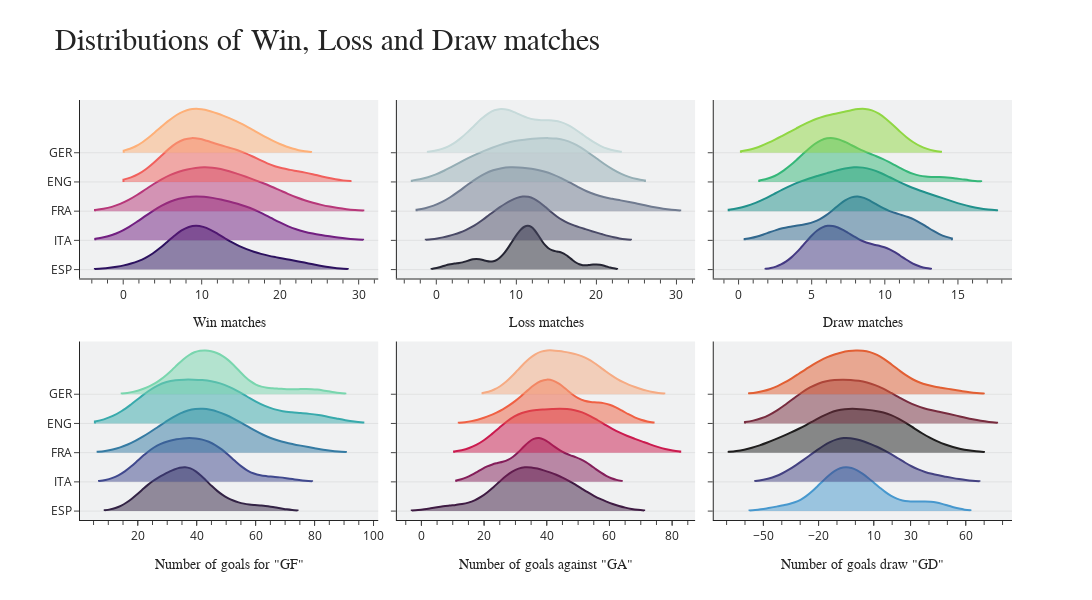

The notebook cell this image was saved under:
### Code cell
fig = make_subplots(rows=2, cols=3, shared_yaxes=True, horizontal_spacing=0.02)
for c, i in zip(countries, color):
    fig.append_trace(go.Violin(x=list(dist[dist["Country"]==c]["W"]), 
                        line_color=i,
                       name=c,
                        ), row=1, col=1)
for c, i in zip(countries, color1):
    fig.append_trace(go.Violin(x=list(dist[dist["Country"]==c]["L"]), 
                        line_color=i,
                       name=c,
                        ), row=1, col=2)
for c, i in zip(countries, color2):
    fig.append_trace(go.Violin(x=list(dist[dist["Country"]==c]["D"]), 
                        line_color=i,
                       name=c,
                        ), row=1, col=3)
for c, i in zip(countries, color3):
    fig.append_trace(go.Violin(x=list(dist[dist["Country"]==c]["GF"]),
                              line_color=i,
                              name=c), row=2, col=1)
for c, i in zip(countries, color4):
    fig.append_trace(go.Violin(x=list(dist[dist["Country"]==c]["GA"]),
                              line_color=i,
                              name=c), row=2, col=2)
for c, i in zip(countries, color5):
    fig.append_trace(go.Violin(x=list(dist[dist["Country"]==c]["GD"]),
                              line_color=i,
                              name=c), row=2, col=3)
fig.update_traces(orientation='h', side='positive', points=False, width=3)

fig.update_layout(
    height=600,
    width=1200,
    template='simple_white', 
    showlegend=False,
    xaxis1=dict(title='Win matches', titlefont_size=14, titlefont_family='Arial', 
                minor=dict(nticks=5, showgrid=False, ticklen=4, tickmode='auto')),
    xaxis2=dict(title="Loss matches", titlefont_size=14, titlefont_family='Arial',
               minor=dict(nticks=5, showgrid=False, ticklen=4, tickmode='auto')),
    xaxis3=dict(title='Draw matches', titlefont_size=14, titlefont_family='Arial',
               minor=dict(nticks=5, showgrid=False, ticklen=4, tickmode='auto')),
    xaxis4=dict(title='Number of goals for "GF"', titlefont_size=14, titlefont_family='Arial',
                tickvals=[0, 20, 40, 60, 80, 100],
                minor=dict(showgrid=False, ticklen=4)),
    xaxis5=dict(title='Number of goals against "GA"', titlefont_size=14, titlefont_family='Arial', 
                tickvals=[i*20 for i in range(6)],
               minor=dict(nticks=5, showgrid=False, ticklen=4)),
    xaxis6=dict(title='Number of goals draw "GD"', titlefont_size=14, titlefont_family='Arial',
                tickvals=[-80, -50, -20, 10, 30, 60, 90],
               minor=dict(showgrid=False, ticklen=4)),
    title=dict(text='Distributions of Win, Loss and Draw matches', font_size=30, font_family='Impact'),
    yaxis=dict(showgrid=True),
    yaxis1=dict(showgrid=True, gridcolor='grey', gridwidth=0.15),
    yaxis2=dict(showgrid=True, gridcolor='grey', gridwidth=0.15),
    yaxis3=dict(showgrid=True, gridcolor='grey', gridwidth=0.15),
    yaxis4=dict(showgrid=True, gridcolor='grey', gridwidth=0.15),
    yaxis5=dict(showgrid=True, gridcolor='grey', gridwidth=0.15),
    yaxis6=dict(showgrid=True, gridcolor='grey', gridwidth=0.15), 
    plot_bgcolor = get_color('light:b', len(countries))[0], 
    #paper_bgcolor = 'yellow'
)
#fig.show()

### Figure 1 — Plotly figure (JSON) as saved in the notebook; plotly's stock layout.template omitted (floating-point values rounded to 4 significant figures)
{"data": [{"line": {"color": "#2c115f"}, "name": "ESP", "orientation": "h", "points": false, "side": "positive", "type": "violin", "width": 3, "x": [23, 20, 18, 16, 14, 14, 13, 11, 10, 10, 10, 9, 9, 10, 7, 7, 8, 7, 6, 2], "xaxis": "x", "yaxis": "y"}, {"line": {"color": "#721f81"}, "name": "ITA", "orientation": "h", "points": false, "side": "positive", "type": "violin", "width": 3, "x": [24, 18, 18, 17, 15, 16, 14, 12, 11, 11, 9, 11, 10, 7, 7, 6, 5, 6, 3, 3], "xaxis": "x", "yaxis": "y"}, {"line": {"color": "#b73779"}, "name": "FRA", "orientation": "h", "points": false, "side": "positive", "type": "violin", "width": 3, "x": [24, 19, 19, 18, 16, 16, 14, 11, 11, 12, 12, 11, 11, 8, 6, 7, 6, 4, 6, 3], "xaxis": "x", "yaxis": "y"}, {"line": {"color": "#f1605d"}, "name": "ENG", "orientation": "h", "points": false, "side": "positive", "type": "violin", "width": 3, "x": [23, 22, 18, 15, 16, 14, 14, 15, 13, 10, 10, 9, 9, 9, 8, 7, 8, 6, 6, 6], "xaxis": "x", "yaxis": "y"}, {"line": {"color": "#feb078"}, "name": "GER", "orientation": "h", "points": false, "side": "positive", "type": "violin", "width": 3, "x": [19, 17, 15, 15, 14, 13, 12, 11, 11, 9, 8, 10, 8, 8, 8, 5, 5, 5], "xaxis": "x", "yaxis": "y"}, {"line": {"color": "#252533"}, "name": "ESP", "orientation": "h", "points": false, "side": "positive", "type": "violin", "width": 3, "x": [2, 5, 5, 8, 10, 10, 10, 11, 10, 12, 12, 12, 12, 15, 12, 12, 16, 16, 14, 20], "xaxis": "x2", "yaxis": "y2"}, {"line": {"color": "#4a4a67"}, "name": "ITA", "orientation": "h", "points": false, "side": "positive", "type": "violin", "width": 3, "x": [3, 6, 7, 8, 7, 11, 9, 11, 10, 11, 9, 13, 12, 12, 12, 14, 14, 17, 17, 20], "xaxis": "x2", "yaxis": "y2"}, {"line": {"color": "#707b90"}, "name": "FRA", "orientation": "h", "points": false, "side": "positive", "type": "violin", "width": 3, "x": [5, 4, 5, 7, 8, 10, 9, 6, 8, 10, 12, 15, 16, 15, 12, 14, 14, 18, 22, 24], "xaxis": "x2", "yaxis": "y2"}, {"line": {"color": "#95aeb5"}, "name": "ENG", "orientation": "h", "points": false, "side": "positive", "type": "violin", "width": 3, "x": [3, 4, 7, 4, 10, 8, 9, 11, 12, 8, 12, 13, 16, 16, 15, 17, 20, 16, 17, 20], "xaxis": "x2", "yaxis": "y2"}, {"line": {"color": "#c6dada"}, "name": "GER", "orientation": "h", "points": false, "side": "positive", "type": "violin", "width": 3, "x": [7, 4, 6, 7, 6, 10, 8, 8, 9, 10, 10, 14, 15, 16, 18, 14, 14, 17], "xaxis": "x2", "yaxis": "y2"}, {"line": {"color": "#443983"}, "name": "ESP", "orientation": "h", "points": false, "side": "positive", "type": "violin", "width": 3, "x": [4, 5, 6, 6, 5, 6, 7, 8, 10, 7, 8, 8, 9, 5, 10, 11, 6, 6, 10, 7], "xaxis": "x3", "yaxis": "y3"}, {"line": {"color": "#31688e"}, "name": "ITA", "orientation": "h", "points": false, "side": "positive", "type": "violin", "width": 3, "x": [3, 7, 5, 5, 8, 3, 7, 8, 9, 9, 12, 7, 8, 11, 12, 10, 12, 8, 10, 8], "xaxis": "x3", "yaxis": "y3"}, {"line": {"color": "#21918c"}, "name": "FRA", "orientation": "h", "points": false, "side": "positive", "type": "violin", "width": 3, "x": [3, 9, 7, 7, 8, 5, 8, 14, 12, 9, 7, 5, 4, 9, 13, 10, 11, 9, 3, 5], "xaxis": "x3", "yaxis": "y3"}, {"line": {"color": "#35b779"}, "name": "ENG", "orientation": "h", "points": false, "side": "positive", "type": "violin", "width": 3, "x": [6, 4, 5, 11, 5, 7, 8, 6, 6, 14, 9, 10, 7, 6, 7, 8, 4, 10, 9, 6], "xaxis": "x3", "yaxis": "y3"}, {"line": {"color": "#90d743"}, "name": "GER", "orientation": "h", "points": false, "side": "positive", "type": "violin", "width": 3, "x": [3, 8, 7, 6, 8, 5, 9, 10, 9, 9, 11, 5, 6, 5, 3, 10, 9, 7], "xaxis": "x3", "yaxis": "y3"}, {"line": {"color": "#332345"}, "name": "ESP", "orientation": "h", "points": false, "side": "positive", "type": "violin", "width": 3, "x": [53, 63, 47, 39, 38, 39, 42, 28, 36, 26, 44, 35, 36, 26, 27, 23, 36, 30, 35, 20], "xaxis": "x4", "yaxis": "y4"}, {"line": {"color": "#40498e"}, "name": "ITA", "orientation": "h", "points": false, "side": "positive", "type": "violin", "width": 3, "x": [66, 49, 47, 42, 49, 48, 48, 40, 35, 32, 39, 38, 35, 25, 37, 26, 26, 26, 27, 20], "xaxis": "x4", "yaxis": "y4"}, {"line": {"color": "#357ba3"}, "name": "FRA", "orientation": "h", "points": false, "side": "positive", "type": "violin", "width": 3, "x": [75, 54, 57, 66, 57, 51, 49, 40, 38, 43, 33, 47, 47, 30, 33, 35, 41, 39, 22, 25], "xaxis": "x4", "yaxis": "y4"}, {"line": {"color": "#38aaac"}, "name": "ENG", "orientation": "h", "points": false, "side": "positive", "type": "violin", "width": 3, "x": [77, 78, 46, 48, 57, 54, 59, 45, 44, 48, 30, 31, 27, 31, 29, 41, 43, 24, 26, 27], "xaxis": "x4", "yaxis": "y4"}, {"line": {"color": "#79d6ae"}, "name": "GER", "orientation": "h", "points": false, "side": "positive", "type": "violin", "width": 3, "x": [66, 79, 43, 53, 41, 51, 49, 51, 49, 43, 40, 47, 38, 39, 32, 36, 26, 35], "xaxis": "x4", "yaxis": "y4"}, {"line": {"color": "#3f1b43"}, "name": "ESP", "orientation": "h", "points": false, "side": "positive", "type": "violin", "width": 3, "x": [9, 24, 21, 29, 28, 33, 30, 32, 36, 30, 43, 44, 42, 48, 36, 42, 52, 36, 49, 59], "xaxis": "x5", "yaxis": "y5"}, {"line": {"color": "#841e5a"}, "name": "ITA", "orientation": "h", "points": false, "side": "positive", "type": "violin", "width": 3, "x": [21, 21, 25, 26, 37, 34, 35, 39, 33, 36, 39, 46, 41, 37, 50, 36, 49, 44, 54, 52], "xaxis": "x5", "yaxis": "y5"}, {"line": {"color": "#cb1b4f"}, "name": "FRA", "orientation": "h", "points": false, "side": "positive", "type": "violin", "width": 3, "x": [31, 25, 30, 46, 40, 33, 34, 32, 29, 43, 42, 54, 52, 53, 44, 48, 53, 67, 58, 68], "xaxis": "x5", "yaxis": "y5"}, {"line": {"color": "#f06043"}, "name": "ENG", "orientation": "h", "points": false, "side": "positive", "type": "violin", "width": 3, "x": [34, 28, 37, 24, 45, 37, 38, 41, 42, 43, 33, 40, 44, 59, 41, 62, 56, 46, 59, 56], "xaxis": "x5", "yaxis": "y5"}, {"line": {"color": "#f6ab83"}, "name": "GER", "orientation": "h", "points": false, "side": "positive", "type": "violin", "width": 3, "x": [39, 33, 31, 35, 37, 41, 40, 37, 45, 45, 47, 56, 54, 50, 66, 51, 52, 59], "xaxis": "x5", "yaxis": "y5"}, {"line": {"color": "#4798ce"}, "name": "ESP", "orientation": "h", "points": false, "side": "positive", "type": "violin", "width": 3, "x": [44, 39, 26, 10, 10, 6, 12, -4, 0, -4, 1, -9, -6, -22, -9, -19, -16, -6, -14, -39], "xaxis": "x6", "yaxis": "y6"}, {"line": {"color": "#444282"}, "name": "ITA", "orientation": "h", "points": false, "side": "positive", "type": "violin", "width": 3, "x": [45, 28, 22, 16, 12, 14, 13, 1, 2, -4, 0, -8, -6, -12, -13, -10, -23, -18, -27, -32], "xaxis": "x6", "yaxis": "y6"}, {"line": {"color": "#1f1e1e"}, "name": "FRA", "orientation": "h", "points": false, "side": "positive", "type": "violin", "width": 3, "x": [44, 29, 27, 20, 17, 18, 15, 8, 9, 0, -9, -7, -5, -23, -11, -13, -12, -28, -36, -43], "xaxis": "x6", "yaxis": "y6"}, {"line": {"color": "#782c3f"}, "name": "ENG", "orientation": "h", "points": false, "side": "positive", "type": "violin", "width": 3, "x": [43, 50, 9, 24, 12, 17, 21, 4, 2, 5, -3, -9, -17, -28, -12, -21, -13, -22, -33, -29], "xaxis": "x6", "yaxis": "y6"}, {"line": {"color": "#e25f33"}, "name": "GER", "orientation": "h", "points": false, "side": "positive", "type": "violin", "width": 3, "x": [27, 46, 12, 18, 4, 10, 9, 14, 4, -2, -7, -9, -16, -11, -34, -15, -26, -24], "xaxis": "x6", "yaxis": "y6"}], "layout": {"height": 600, "plot_bgcolor": "#f0f1f2", "showlegend": false, "title": {"font": {"family": "Impact", "size": 30}, "text": "Distributions of Win, Loss and Draw matches"}, "width": 1200, "xaxis": {"anchor": "y", "domain": [0, 0.32], "minor": {"nticks": 5, "showgrid": false, "ticklen": 4, "tickmode": "auto"}, "title": {"font": {"family": "Arial", "size": 14}, "text": "Win matches"}}, "xaxis2": {"anchor": "y2", "domain": [0.34, 0.66], "minor": {"nticks": 5, "showgrid": false, "ticklen": 4, "tickmode": "auto"}, "title": {"font": {"family": "Arial", "size": 14}, "text": "Loss matches"}}, "xaxis3": {"anchor": "y3", "domain": [0.68, 1], "minor": {"nticks": 5, "showgrid": false, "ticklen": 4, "tickmode": "auto"}, "title": {"font": {"family": "Arial", "size": 14}, "text": "Draw matches"}}, "xaxis4": {"anchor": "y4", "domain": [0, 0.32], "minor": {"showgrid": false, "ticklen": 4}, "tickvals": [0, 20, 40, 60, 80, 100], "title": {"font": {"family": "Arial", "size": 14}, "text": "Number of goals for \"GF\""}}, "xaxis5": {"anchor": "y5", "domain": [0.34, 0.66], "minor": {"nticks": 5, "showgrid": false, "ticklen": 4}, "tickvals": [0, 20, 40, 60, 80, 100], "title": {"font": {"family": "Arial", "size": 14}, "text": "Number of goals against \"GA\""}}, "xaxis6": {"anchor": "y6", "domain": [0.68, 1], "minor": {"showgrid": false, "ticklen": 4}, "tickvals": [-80, -50, -20, 10, 30, 60, 90], "title": {"font": {"family": "Arial", "size": 14}, "text": "Number of goals draw \"GD\""}}, "yaxis": {"anchor": "x", "domain": [0.575, 1], "gridcolor": "grey", "gridwidth": 0.15, "showgrid": true}, "yaxis2": {"anchor": "x2", "domain": [0.575, 1], "gridcolor": "grey", "gridwidth": 0.15, "matches": "y", "showgrid": true, "showticklabels": false}, "yaxis3": {"anchor": "x3", "domain": [0.575, 1], "gridcolor": "grey", "gridwidth": 0.15, "matches": "y", "showgrid": true, "showticklabels": false}, "yaxis4": {"anchor": "x4", "domain": [0, 0.425], "gridcolor": "grey", "gridwidth": 0.15, "showgrid": true}, "yaxis5": {"anchor": "x5", "domain": [0, 0.425], "gridcolor": "grey", "gridwidth": 0.15, "matches": "y4", "showgrid": true, "showticklabels": false}, "yaxis6": {"anchor": "x6", "domain": [0, 0.425], "gridcolor": "grey", "gridwidth": 0.15, "matches": "y4", "showgrid": true, "showticklabels": false}}}
